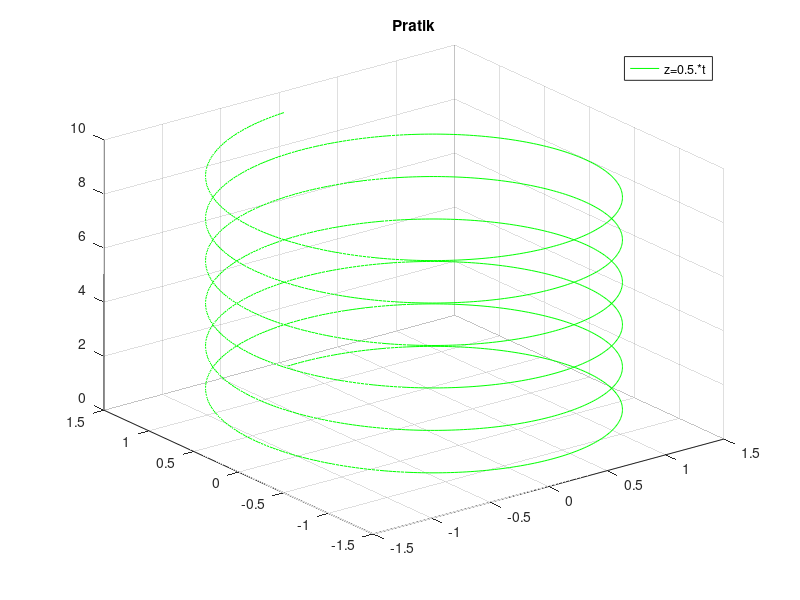

Recreate this plot in MATLAB.
t=[0:0.01:6*pi]
x=sqrt(2)*sin(2.*t)
y=sqrt(2)*cos(2.*t)
z=0.5.*t
plot3(x,y,z,'g')
legend('x=sqrt(2)*sin(2.*t)')
legend('y=sqrt(2)*cos(2.*t)')
legend('z=0.5.*t')
grid on;
title('Pratik')